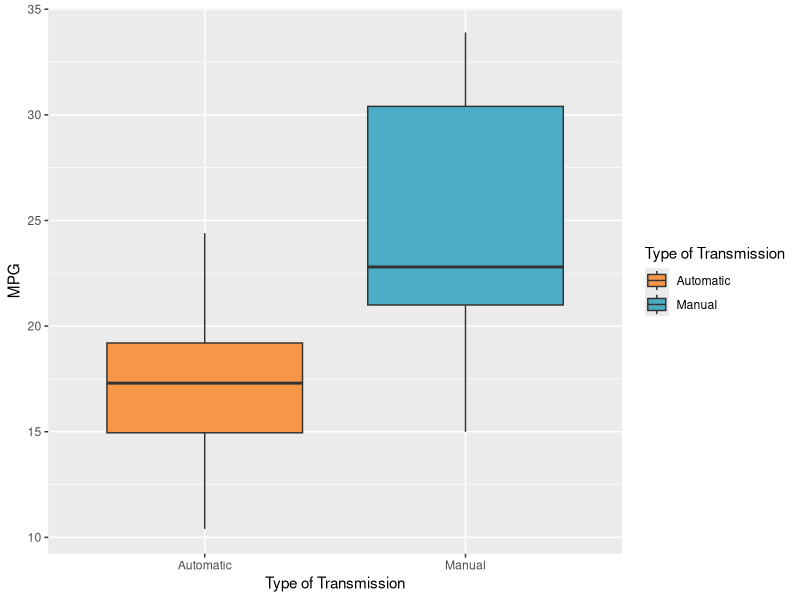
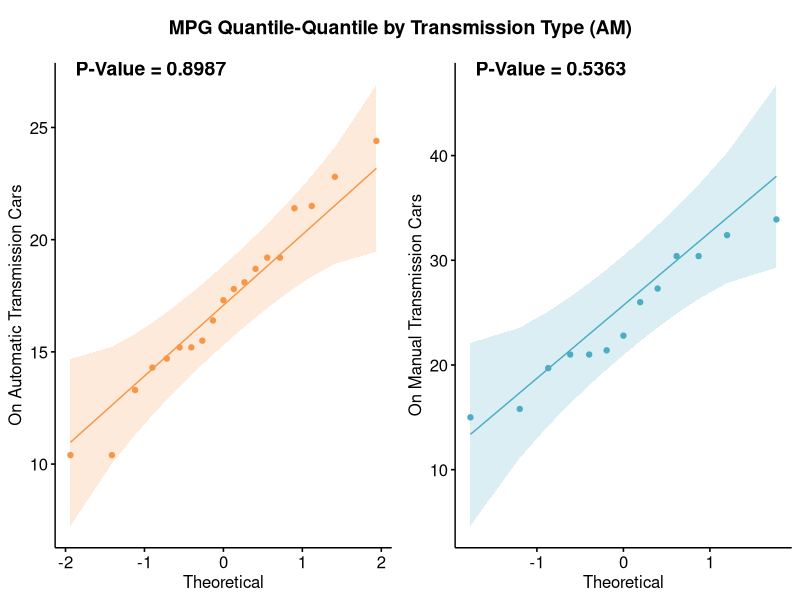
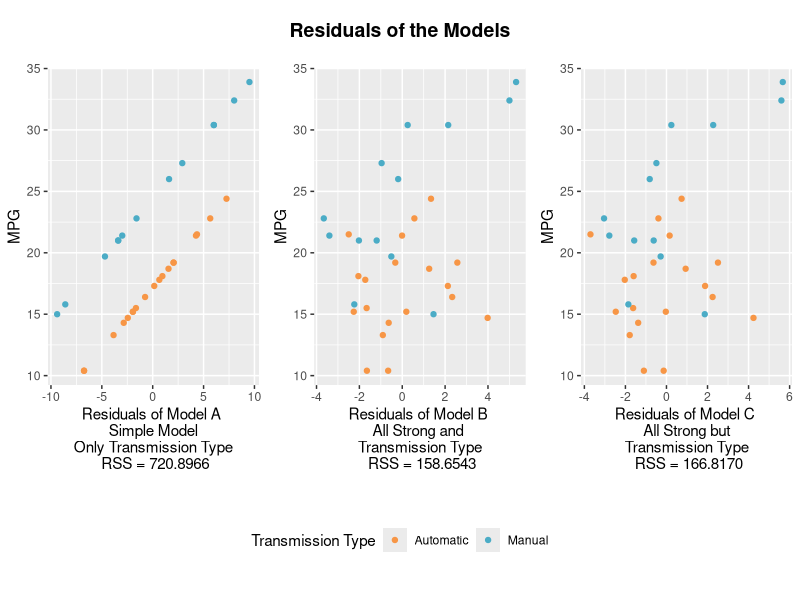

These figures' R source, in order:
## ---- chunk 1
options(scipen=999)         # make the number printer more readable
Sys.setenv(LANG = "en")     # show messages on english
Sys.setenv(LANGUAGE = "en") # show messages on english
rm(list=ls())               # remove other data from env, if any
set.seed(123)               # set a seed to ensure get always the same results
## ---- chunk 2
TRANSMISSION_AUTOMATIC       <- "Automatic"
TRANSMISSION_MANUAL          <- "Manual"
ENGINE_SHAPED                <- "V-shaped"
ENGINE_STRAIGHT              <- "Straight"
COLOR_TRANSMISSION_AUTOMATIC <- "#f79646" # light orange
COLOR_TRANSMISSION_MANUAL    <- "#4bacc6" # light blue
CONFIDENCE_INTERVAL          <- 0.95      # 95%
## ---- chunk 3
# loading required libraries
library('knitr')
library('ggplot2')
library('doParallel')
library('e1071')
library('gridExtra')
library('cowplot')
library('kableExtra')
library('ggpubr')
library('plyr')

registerDoParallel(cores=4)
## ---- chunk 4
setNumberPrecision <- function(x, k) trimws(format(round(x, k), nsmall=k))
getResidualSquaredError <- function(model) sum(model$residuals^2)

fieldDescription <- list()
fieldDescription[["mpg"]]  <- "Miles/(US) gallon"                                # mpg
fieldDescription[["cyl"]]  <- "Number of cylinders"                              # cyl
fieldDescription[["disp"]] <- "Displacement (cu.in.)"                            # disp
fieldDescription[["hp"]]   <- "Gross horsepower"                                 # hp
fieldDescription[["drat"]] <- "Rear axle ratio"                                  # drat
fieldDescription[["wt"]]   <- "Weight (1000 lbs)"                                # wt
fieldDescription[["qsec"]] <- "1/4 mile time"                                    # qsec
fieldDescription[["vs"]]   <- "Type of Engine (0 = V-shaped  1 = straight)"      # vs - factor
fieldDescription[["am"]]   <- "Type of Transmission (0 = automatic  1 = manual)" # am - factor
fieldDescription[["gear"]] <- "Number of forward gears"                          # gear
fieldDescription[["carb"]] <- "Number of carburetors"                            # carb
percentOfNAFields <- c()
size <- length(mtcars)
for( field in names(mtcars)) {
  percentOfNA <- ( (length(mtcars[is.na(field)])) / size )
  percentOfNAFields[length(percentOfNAFields)+1] <- paste(percentOfNA,"%")
}
dataDescription = data.frame(
  field = names(mtcars),
  description = unlist(fieldDescription,use.names=FALSE),
  "percent of Null" = percentOfNAFields
)
## ---- chunk 5
mtcars$vs <- as.factor(mtcars$vs)
levels(mtcars$vs) <- c(ENGINE_SHAPED, ENGINE_STRAIGHT)
mtcars$am  <- as.factor(mtcars$am)
levels(mtcars$am) <- c(TRANSMISSION_AUTOMATIC, TRANSMISSION_MANUAL)

mtCarsCorDummies <- mtcars[,!(colnames(mtcars) %in% c("am" , "vs"))]
mtCarsCorDummies$am <- ifelse(mtcars$am == TRANSMISSION_MANUAL,1,0)
mtCarsCorDummies$vs <- ifelse(mtcars$vs == ENGINE_STRAIGHT,1,0)
## ---- chunk 6
automaticCars <- mtcars[mtcars$am == TRANSMISSION_AUTOMATIC,]
manualCars    <- mtcars[mtcars$am == TRANSMISSION_MANUAL,]

meanOfAutomatic <- mean(mtcars$mpg[mtcars$am == "Automatic"])
meanOfManual    <- mean(mtcars$mpg[mtcars$am == "Manual"])

plotBoxPlot <- ggplot(mtcars, aes(x=am, y=mpg,fill=am)) +
  geom_boxplot() +
  ylab("MPG") +
  xlab("Type of Transmission") +
  scale_fill_manual(values=c(COLOR_TRANSMISSION_AUTOMATIC, COLOR_TRANSMISSION_MANUAL)) +
  guides(fill=guide_legend(title="Type of Transmission"))
  stat_summary(fun.y=mean, geom="point", shape=23, size=4)
## ---- chunk 7
shapiroResultAutomaticCars <- shapiro.test(automaticCars$mpg)
shapiroResultManualCars <- shapiro.test(manualCars$mpg)

plotMpgDistributionCurve <- ggqqplot(automaticCars$mpg, color=COLOR_TRANSMISSION_AUTOMATIC) + labs(y = "On Automatic Transmission Cars")

plotAmDistributionCurve  <- ggqqplot(manualCars$mpg, color=COLOR_TRANSMISSION_MANUAL)  + labs(y = "On Manual Transmission Cars")
plotSideBySide <- plot_grid(
  plotMpgDistributionCurve,
  plotAmDistributionCurve,
  labels=c(
    paste0('P-Value = ',setNumberPrecision(shapiroResultAutomaticCars$p.value,4)),
    paste0('P-Value = ',setNumberPrecision(shapiroResultManualCars$p.value,4))
  ),
  ncol = 2
)
# now add the title
title <- ggdraw() +
  draw_label("MPG Quantile-Quantile by Transmission Type (AM)", fontface = 'bold')
## ---- chunk 8
describeModels <- data.frame(
  model = c(
    "Model A",
    "Model B",
    "Model C",
    "Model D",
    "Model E"
  ),
  expectedOutcome = c(
    "MPG",
    "MPG",
    "MPG",
    "Transmission Type",
    "Residuals of Model B"
  ),
  predictors = c(
    "Just the Transmission Type",
    "Fields strong correlated with the MPG, including Transmission Type",
    "Fields strong correlated with the MPG, except Transmission Type",
    "Fields strong correlated with the Transmission Type, except MPG",
    "Just the Transmission Type"
  )
)
cat(knitr::kable(describeModels) %>%
    kable_styling(bootstrap_options = "striped", full_width = F, position = "center"))
## ---- chunk 9
modelAAmOnly         <- lm(mpg ~ am , data=mtCarsCorDummies)
modelBStrongFields   <- lm(mpg ~  wt + cyl + disp + hp + drat + vs + am, data=mtCarsCorDummies )
modelCStrongNoAm     <- lm(mpg ~  wt + cyl + disp + hp + drat + vs, data=mtCarsCorDummies)
modelDPRedictAm      <- lm(am  ~  wt + cyl + disp + hp + drat + vs, data=mtCarsCorDummies)

rssA <- getResidualSquaredError(modelAAmOnly)
rssB <- getResidualSquaredError(modelBStrongFields)
rssC <- getResidualSquaredError(modelCStrongNoAm)
rssD <- getResidualSquaredError(modelDPRedictAm)

dfResiduals <- data.frame(
  residual = modelCStrongNoAm$residuals,
  am = mtCarsCorDummies$am
)
modelResidualOfB <- lm(residual ~ am,dfResiduals)

## ---- chunk 10
# model using all the strong correlated fields
coefStrong <- as.data.frame(t(modelBStrongFields$coefficients))
coefStrong$RSS <- getResidualSquaredError(modelBStrongFields)

# model using all strong correlated fields except am
coefStrongButAm <- as.data.frame(t(modelCStrongNoAm$coefficients))
coefStrongButAm$RSS <- getResidualSquaredError(modelCStrongNoAm)

# model using only am
coefAm <- as.data.frame(t(modelAAmOnly$coefficients))
coefAm$RSS <- getResidualSquaredError(modelAAmOnly)

coefPredictAm <- as.data.frame(t(modelDPRedictAm$coefficients))
coefPredictAm$RSS <- getResidualSquaredError(modelDPRedictAm)

coefsAndResidual <- rbind.fill(
  coefAm,
  coefStrong,
  coefStrongButAm,
  coefPredictAm
)
coefsAndResidual$model <- describeModels$model[1:4]
coefsAndResidual$predictors <- describeModels$predictors[1:4]
coefsAndResidual <- coefsAndResidual[
  c("model","am","wt","vs","cyl","drat","hp","disp","RSS")
]
cat(knitr::kable(coefsAndResidual,digits = 4) %>%
    kable_styling(bootstrap_options = "striped", full_width = F, position = "center"))

## ---- chunk 11
residCof <- as.data.frame(modelResidualOfB$coefficients)
residCof$RSS <- getResidualSquaredError(modelResidualOfB)
cat(knitr::kable(residCof) %>%
    kable_styling(bootstrap_options = "striped", full_width = F, position = "center"))
## ---- chunk 12
confitModelA <- confint(modelAAmOnly,"am",level=CONFIDENCE_INTERVAL)
cat(knitr::kable(confitModelA) %>%
    kable_styling(bootstrap_options = "striped", full_width = F, position = "center"))
## ---- chunk 13
confitStrongCoef <- confint(modelBStrongFields,"am",level=CONFIDENCE_INTERVAL)
cat(knitr::kable(confitStrongCoef) %>%
    kable_styling(bootstrap_options = "striped", full_width = F, position = "center"))
## ---- chunk 14
confitResidual <- confint(modelResidualOfB,"am",level=CONFIDENCE_INTERVAL)
cat(knitr::kable(confitResidual) %>%
    kable_styling(bootstrap_options = "striped", full_width = F, position = "center"))
## ---- chunk 15

plotColors <-scale_color_manual(
  labels = c(TRANSMISSION_AUTOMATIC, TRANSMISSION_MANUAL),
  values = c(COLOR_TRANSMISSION_AUTOMATIC, COLOR_TRANSMISSION_MANUAL)
)

  # plot A
plotResidualsA <- qplot(modelAAmOnly$residuals, mtcars$mpg, colour = factor(mtcars$am)) +
  labs(
    x = paste0(
      "Residuals of Model A \n Simple Model \n Only Transmission Type \n RSS = ", 
      setNumberPrecision(rssA,4)
    ), 
    y = "MPG", 
    color="Transmission Type"
  )  + theme(legend.position="none") + plotColors
  

# plot B
plotResidualsB <- qplot(modelBStrongFields$residuals, mtcars$mpg, colour = factor(mtcars$am)) + 
  labs(
    x = paste0(
      "Residuals of Model B \n All Strong and  \n Transmission Type \n RSS = ", 
      setNumberPrecision(rssB,4)
    ), 
    y = "MPG", color="Transmission Type"
  ) + theme(legend.position="none") + plotColors

# plot C
plotResidualsC <- qplot(modelCStrongNoAm$residuals, mtcars$mpg, colour = factor(mtcars$am)) +
  labs(
    x = paste0(
      "Residuals of Model C \n All Strong but \n Transmission Type \n RSS = ", 
      setNumberPrecision(rssC,4) 
    ), 
    y = "MPG", 
    color="Transmission Type"
  ) + theme(legend.position="none") + plotColors

plotResidualsGrid <- plot_grid(
  plotResidualsA,
  plotResidualsB,
  plotResidualsC,
  ncol = 3
)
# add the title
titleResiduals <- ggdraw() + draw_label("Residuals of the Models", fontface = 'bold')
# create the legend
legendResiduals <- get_legend( plotResidualsA +  guides(fill=guide_legend(title="Transmission Type")) + theme(legend.position="bottom") )
# combine in the final grid
finalGrid <- plot_grid(titleResiduals, plotResidualsGrid, legendResiduals, ncol = 1, rel_heights = c(0.1, 0.7, 0.2))
## ---- chunk 16
cat(knitr::kable(dataDescription) %>%
    kable_styling(bootstrap_options = "striped", full_width = F, position = "center"))
## ---- chunk 17
plotBoxPlot
## ---- chunk 18
plot_grid(title, plotSideBySide, ncol = 1, rel_heights = c(0.1, 1))
## ---- chunk 19
finalGrid
